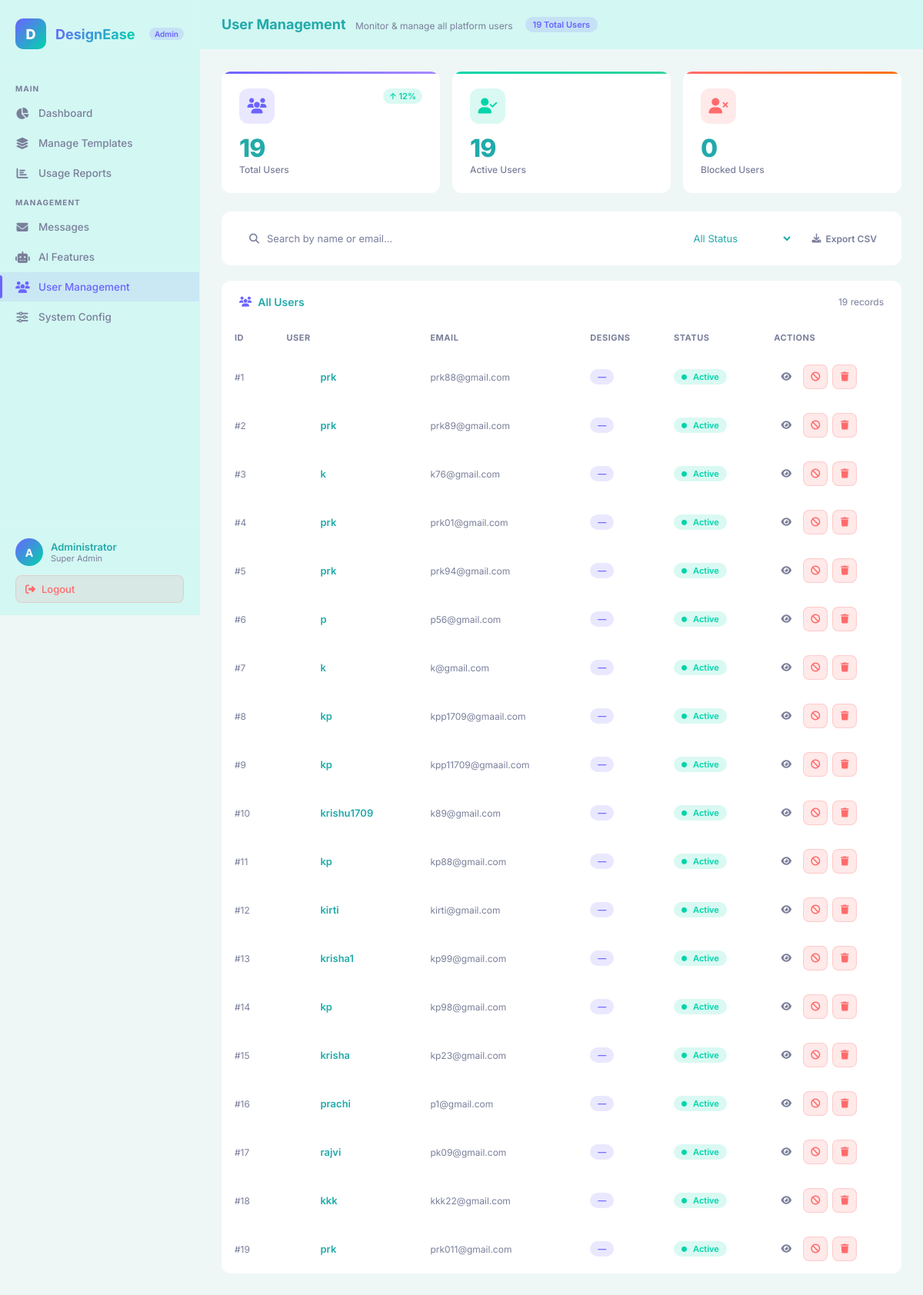
The app's page /admin/user-management (signed in) with its own data.
### tables this page shows
CREATE TABLE users (
            id INTEGER PRIMARY KEY AUTOINCREMENT,
            username TEXT NOT NULL,
            email TEXT UNIQUE NOT NULL,
            password TEXT NOT NULL
        , name TEXT, status TEXT DEFAULT 'active', designs_count INTEGER DEFAULT 0, ai_presentations INTEGER DEFAULT 0, last_active TIMESTAMP, created_at TIMESTAMP);

### app.py (the view)
@app.route("/admin/users")
@app.route("/admin/user-management")
@admin_required
def admin_users():
    conn    = get_db()
    users   = conn.execute("SELECT * FROM users ORDER BY created_at DESC").fetchall()
    total   = conn.execute("SELECT COUNT(*) FROM users").fetchone()[0]
    active  = conn.execute("SELECT COUNT(*) FROM users WHERE status='active'").fetchone()[0]
    blocked = conn.execute("SELECT COUNT(*) FROM users WHERE status='blocked'").fetchone()[0]
    conn.close()
    return render_template('admin_users.html', users=users, total=total, active=active, blocked=blocked)

### app.py (called while the page is built)
def get_db_connection():
    conn = sqlite3.connect(DATABASE, timeout=10)
    conn.row_factory = sqlite3.Row
    return conn

def admin_required(f):
    @wraps(f)
    def wrapper(*args, **kwargs):
        if not session.get('admin'):
            return redirect(url_for('login'))
        return f(*args, **kwargs)
    return wrapper

### templates/admin_users.html (shortened to what this page needs)
<!DOCTYPE html>
<html lang="en">
<head>
<link rel="stylesheet" href="https://cdnjs.cloudflare.com/ajax/libs/font-awesome/6.5.0/css/all.min.css">
<link rel="stylesheet" href="{{ url_for('static', filename='admin.css') }}">
</head>
<body>
<aside class="sidebar">
  <div class="sidebar-logo">
    <div class="logo-icon">D</div>
    <span class="logo-text">DesignEase</span>
    <span class="logo-badge">Admin</span>
  </div>
  <nav class="sidebar-nav">
    <div class="nav-section-title">Main</div>
    <a href="{{ url_for('admin_dashboard') }}" class="nav-item"><i class="fas fa-chart-pie"></i> Dashboard</a>
    <a href="{{ url_for('manage_templates') }}" class="nav-item"><i class="fas fa-layer-group"></i> Manage Templates</a>
    <a href="{{ url_for('user_report') }}" class="nav-item"><i class="fas fa-chart-bar"></i> Usage Reports</a>
    <div class="nav-section-title">Management</div>
    <a href="{{ url_for('admin_messages') }}" class="nav-item">
    <i class="fas fa-envelope"></i> Messages
    </a>
    <a href="{{ url_for('ai_features') }}" class="nav-item"><i class="fas fa-robot"></i> AI Features</a>
    <a href="/admin/users" class="nav-item active"><i class="fas fa-users"></i> User Management</a>
    <a href="{{ url_for('system_config') }}" class="nav-item"><i class="fas fa-sliders-h"></i> System Config</a>
  </nav>
  <div class="sidebar-footer">
    <div class="admin-info">
      <div class="admin-avatar">A</div>
      <div><div class="admin-name">Administrator</div><div class="admin-role">Super Admin</div></div>
    </div>
    <a href="{{ url_for('logout') }}" class="logout-btn"><i class="fas fa-sign-out-alt"></i> Logout</a>
  </div>
</aside>
<div class="main-wrapper">
  <header class="top-header">
    <div>
      <span class="header-title">User Management</span>
      <span class="header-subtitle">Monitor & manage all platform users</span>
    </div>
    <div class="header-actions">
      <span class="badge badge-purple">{{ users|length }} Total Users</span>
    </div>
  </header>
  <main class="page-content">
    <div class="stats-grid" style="grid-template-columns:repeat(3,1fr);margin-bottom:24px">
      <div class="stat-card purple">
        <div class="stat-top"><div class="stat-icon purple"><i class="fas fa-users"></i></div><span class="stat-change up">↑ 12%</span></div>
        <div class="stat-value" data-count="{{ users|length }}">{{ users|length }}</div>
        <div class="stat-label">Total Users</div>
      </div>
      <div class="stat-card green">
        <div class="stat-top"><div class="stat-icon green"><i class="fas fa-user-check"></i></div></div>
        <div class="stat-value" data-count="{{ users|length }}">{{ users|length }}</div>
        <div class="stat-label">Active Users</div>
      </div>
      <div class="stat-card red">
        <div class="stat-top"><div class="stat-icon red"><i class="fas fa-user-times"></i></div></div>
        <div class="stat-value">0</div>
        <div class="stat-label">Blocked Users</div>
      </div>
    </div>
    <div class="card" style="margin-bottom:20px">
      <div class="card-body" style="padding:14px 20px;display:flex;gap:12px;align-items:center;flex-wrap:wrap">
        <div class="search-bar" style="flex:1;min-width:200px">
          <i class="fas fa-search"></i>
          <input type="text" placeholder="Search by name or email..." id="userSearch">
        </div>
        <select class="form-control" style="width:150px">
          <option>All Status</option>
        </select>
        <button class="btn btn-outline btn-sm">
          <i class="fas fa-download"></i> Export CSV
        </button>
      </div>
    </div>
    <div class="card">
      <div class="card-header">
        <div class="card-title"><i class="fas fa-users"></i> All Users</div>
        <span style="font-size:12px;color:var(--text-muted)">{{ users|length }} records</span>
      </div>
      <div class="card-body" style="padding:0">
        <div class="table-wrap">
          <table class="admin-table" id="usersTable">
            <thead>
              <tr>
                <th>ID</th>
                <th>User</th>
                <th>Email</th>
                <th>Designs</th>
                <th>Status</th>
                <th>Actions</th>
              </tr>
            </thead>
            <tbody>
              {% for user in users %}
              <tr id="user-row-{{ user.id }}">
                <td style="color:var(--text-muted);font-size:12px">#{{ user.id }}</td>
                <td>
                  <div class="user-cell">
                    <div class="u-avatar" style="background:hsl ({{ (user.id * 47) % 360 }},60%,45%)">
                    </div>
                    <div>
                      <div class="u-name">{{ user.username }}</div>
                    </div>
                  </div>
                </td>
                <td style="font-size:12px;color:var(--text-muted)">{{ user.email }}</td>
                <td>
                  <span class="badge badge-purple">{{ user.design_count if user.design_count is defined else '—' }}</span>
                </td>
                <td><span class="badge badge-green"><i class="fas fa-circle" style="font-size:7px;margin-right:4px"></i>Active</span></td>
                <td>
                  <div style="display:flex;gap:6px">
                    <button class="btn btn-outline btn-sm btn-icon" title="View Details" onclick="viewUser({{ user.id }},'{{ user.username }}','{{ user.email }}')">
                      <i class="fas fa-eye"></i>
                    </button>
                    <button class="btn btn-danger btn-sm btn-icon" title="Block User" onclick="blockUser({{ user.id }},'{{ user.username }}')">
                      <i class="fas fa-ban"></i>
                    </button>
                    <button class="btn btn-danger btn-sm btn-icon" title="Delete User" onclick="deleteUser({{ user.id }},'{{ user.username }}')">
                      <i class="fas fa-trash"></i>
                    </button>
                  </div>
                </td>
              </tr>
              {% endfor %}
            </tbody>
          </table>
        </div>
      </div>
    </div>
  </main>
</div>
</body>
</html>

### records on screen
users: id "1", username "prk", email "prk88@gmail.com", design_count "—"
users: id "2", username "prk", email "prk89@gmail.com", design_count "—"
users: id "3", username "k", email "k76@gmail.com", design_count "—"
users: id "4", username "prk", email "prk01@gmail.com", design_count "—"
users: id "5", username "prk", email "prk94@gmail.com", design_count "—"
users: id "6", username "p", email "p56@gmail.com", design_count "—"
users: id "7", username "k", email "k@gmail.com", design_count "—"
users: id "8", username "kp", email "kpp1709@gmaail.com", design_count "—"
users: id "9", username "kp", email "kpp11709@gmaail.com", design_count "—"
users: id "10", username "krishu1709", email "k89@gmail.com", design_count "—"
users: id "11", username "kp", email "kp88@gmail.com", design_count "—"
users: id "12", username "kirti", email "kirti@gmail.com", design_count "—"
users: id "13", username "krisha1", email "kp99@gmail.com", design_count "—"
users: id "14", username "kp", email "kp98@gmail.com", design_count "—"
users: id "15", username "krisha", email "kp23@gmail.com", design_count "—"
users: id "16", username "prachi", email "p1@gmail.com", design_count "—"
users: id "17", username "rajvi", email "pk09@gmail.com", design_count "—"
users: id "18", username "kkk", email "kkk22@gmail.com", design_count "—"
users: id "19", username "prk", email "prk011@gmail.com", design_count "—"

### other values on screen
{{ users|length }} "19"
